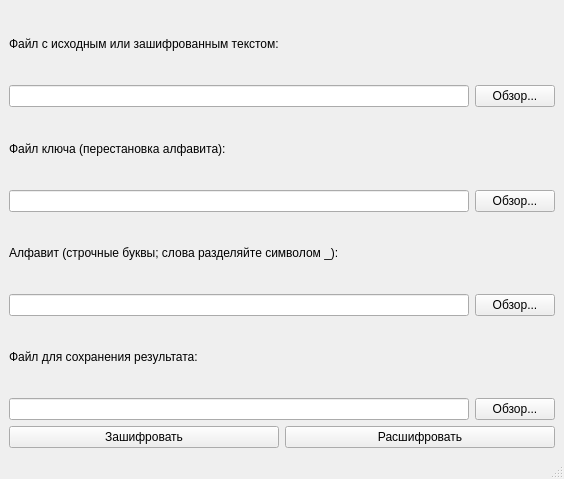
<?xml version="1.0" encoding="UTF-8"?>
<ui version="4.0">
 <!-- Описание главного окна и его элементов; обработчики кнопок подключаются в MainWindow. -->
 <class>MainWindow</class>
 <widget class="QMainWindow" name="MainWindow">
  <property name="geometry">
   <rect>
    <x>0</x>
    <y>0</y>
    <width>564</width>
    <height>479</height>
   </rect>
  </property>
  <property name="windowTitle">
   <string>Шифр простой подстановки</string>
  </property>
  <widget class="QWidget" name="centralwidget">
   <!-- Основная вертикальная компоновка полей выбора файлов и кнопок обработки. -->
   <layout class="QVBoxLayout" name="mainLayout">
    <item>
     <widget class="QLabel" name="inputLabel">
      <property name="text">
       <string>Файл с исходным или зашифрованным текстом:</string>
      </property>
     </widget>
    </item>
    <item>
     <!-- Поле пути к исходному/зашифрованному тексту и кнопка выбора файла. -->
     <layout class="QHBoxLayout" name="inputLayout">
      <item>
       <widget class="QLineEdit" name="inputPathEdit"/>
      </item>
      <item>
       <widget class="QPushButton" name="inputBrowseButton">
        <property name="text">
         <string>Обзор...</string>
        </property>
       </widget>
      </item>
     </layout>
    </item>
    <item>
     <widget class="QLabel" name="keyLabel">
      <property name="text">
       <string>Файл ключа (перестановка алфавита):</string>
      </property>
     </widget>
    </item>
    <item>
     <!-- Поле пути к файлу ключа и кнопка выбора файла. -->
     <layout class="QHBoxLayout" name="keyLayout">
      <item>
       <widget class="QLineEdit" name="keyPathEdit"/>
      </item>
      <item>
       <widget class="QPushButton" name="keyBrowseButton">
        <property name="text">
         <string>Обзор...</string>
        </property>
       </widget>
      </item>
     </layout>
    </item>
    <item>
     <widget class="QLabel" name="alphabetLabel">
      <property name="text">
       <string>Алфавит (строчные буквы; слова разделяйте символом _):</string>
      </property>
     </widget>
    </item>
    <item>
     <!-- Поле пути к файлу алфавита и кнопка выбора файла. -->
     <layout class="QHBoxLayout" name="alphabetLayout">
      <item>
       <widget class="QLineEdit" name="alphabetPathEdit"/>
      </item>
      <item>
       <widget class="QPushButton" name="alphabetBrowseButton">
        <property name="text">
         <string>Обзор...</string>
        </property>
       </widget>
      </item>
     </layout>
    </item>
    <item>
     <widget class="QLabel" name="outputLabel">
      <property name="text">
       <string>Файл для сохранения результата:</string>
      </property>
     </widget>
    </item>
    <item>
     <!-- Поле пути для сохранения результата и кнопка выбора файла. -->
     <layout class="QHBoxLayout" name="outputLayout">
      <item>
       <widget class="QLineEdit" name="outputPathEdit"/>
      </item>
      <item>
       <widget class="QPushButton" name="outputBrowseButton">
        <property name="text">
         <string>Обзор...</string>
        </property>
       </widget>
      </item>
     </layout>
    </item>
    <item>
     <!-- Кнопки запуска шифрования и расшифрования. -->
     <layout class="QHBoxLayout" name="actionLayout">
      <item>
       <widget class="QPushButton" name="encryptButton">
        <property name="text">
         <string>Зашифровать</string>
        </property>
       </widget>
      </item>
      <item>
       <widget class="QPushButton" name="decryptButton">
        <property name="text">
         <string>Расшифровать</string>
        </property>
       </widget>
      </item>
     </layout>
    </item>
   </layout>
  </widget>
  <widget class="QStatusBar" name="statusbar"/>
 </widget>
 <resources/>
 <connections/>
</ui>
